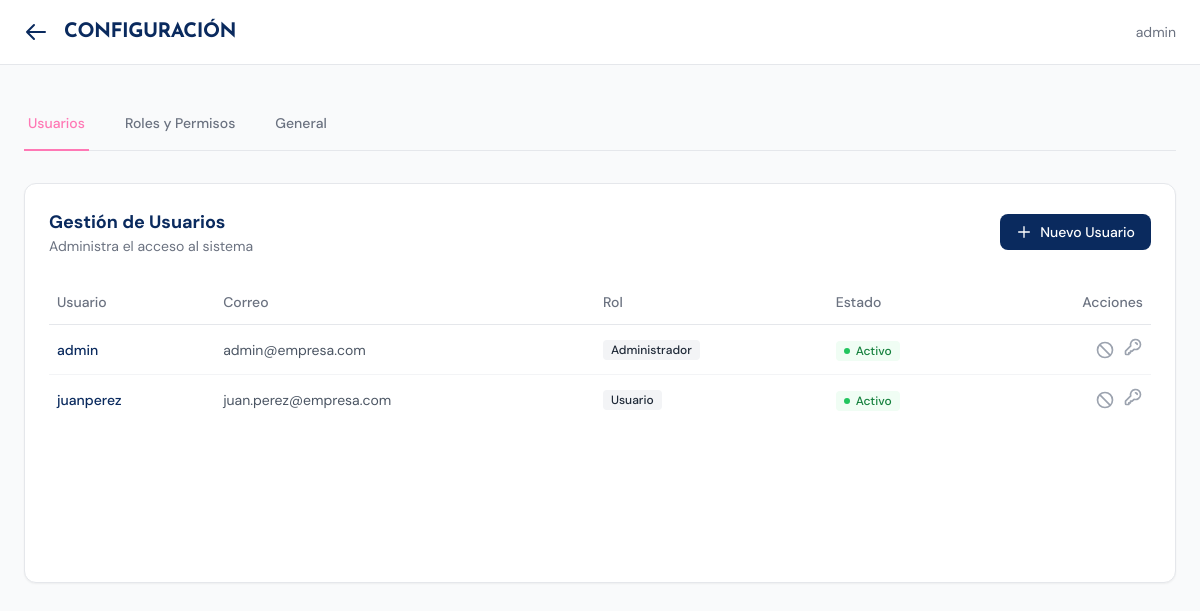
/index.php?controller=configuracion&action=index (signed in), run on the app's committed database.
### tables this page shows
CREATE TABLE `usuarios` (
  `id_usuario` int(11) NOT NULL COMMENT 'Identificador del usuario',
  `username` varchar(50) NOT NULL COMMENT 'Usuario para login',
  `correo` varchar(120) NOT NULL COMMENT 'Correo de contacto y recuperación',
  `contrasena` varchar(255) NOT NULL COMMENT 'Hash de contraseña (bcrypt/argon2)',
  `id_rol` int(11) NOT NULL COMMENT 'Rol asignado (FK roles)',
  `estado` enum('ACTIVO','INACTIVO','BLOQUEADO') NOT NULL DEFAULT 'ACTIVO' COMMENT 'Estado del usuario',
  `requiere_2FA` tinyint(1) NOT NULL DEFAULT 0 COMMENT 'Si requiere TOTP/SMS para 2FA',
  `intentos_fallidos` int(11) NOT NULL DEFAULT 0 COMMENT 'Intentos fallidos acumulados',
  `ultimo_acceso` datetime DEFAULT NULL COMMENT 'Último inicio de sesión',
  `creado_en` datetime NOT NULL DEFAULT current_timestamp() COMMENT 'Fecha de creación de la cuenta'
);

CREATE TABLE `roles` (
  `id_rol` int(11) NOT NULL COMMENT 'Identificador único del rol',
  `nombre_rol` varchar(50) NOT NULL COMMENT 'Nombre del rol (Administrador, Usuario)',
  `descripcion` varchar(150) DEFAULT NULL COMMENT 'Descripción breve del rol'
);

### app/controllers/ConfiguracionController.php (called while the page is built, shortened)
<?php
require_once __DIR__ . '/../models/Usuario.php';
class ConfiguracionController
{
    public function index(): void
    {
        $this->usuarios();
    }
    public function usuarios(): void
    {
        $search = $_GET['q'] ?? null;
        $users = Usuario::all(100, 0, $search);
        require __DIR__ . '/../../public/views/configuracion/index.php';
    }
}

### app/models/Usuario.php (called while the page is built, shortened)
<?php
class Usuario
{
    public static function all(int $limit = 100, int $offset = 0, ?string $search = null): array
    {
        $pdo = db();
        $limit = max(1, min($limit, 500));
        $offset = max(0, $offset);
        $sql = "SELECT u.*, r.nombre_rol
                FROM usuarios u
                LEFT JOIN roles r ON u.id_rol = r.id_rol";
        $params = [];
        $sql .= " ORDER BY u.creado_en DESC LIMIT :limit OFFSET :offset";
        $st = $pdo->prepare($sql);
        $st->bindValue(':limit', $limit, \PDO::PARAM_INT);
        $st->bindValue(':offset', $offset, \PDO::PARAM_INT);
        $st->execute();
        return $st->fetchAll();
    }
}

### config/paths.php (called while the page is built, shortened)
<?php
function url(string $path = ''): string {
    $path = '/' . ltrim($path, '/');
    return BASE_URL === '/' ? $path : BASE_URL . $path;
}

### public/views/configuracion/usuarios/list.php (the view, shortened to what this page needs)
<div class="flex flex-col sm:flex-row justify-between items-start sm:items-center gap-4 mb-6">
    <div>
        <h2 class="text-lg font-bold text-vc-ink">Gestión de Usuarios</h2>
        <p class="text-sm text-gray-500">Administra el acceso al sistema</p>
    </div>
    <button onclick="document.getElementById('modal-create-user').showModal()"
            class="bg-vc-ink text-white px-4 py-2 rounded-lg text-sm font-medium hover:bg-vc-ink/90 transition flex items-center gap-2">
        <svg class="w-4 h-4" fill="none" stroke="currentColor" viewBox="0 0 24 24"><path stroke-linecap="round" stroke-linejoin="round" stroke-width="2" d="M12 4v16m8-8H4"/></svg>
        Nuevo Usuario
    </button>
</div>
<div class="overflow-x-auto">
    <table class="w-full text-left text-sm">
        <thead>
            <tr class="border-b border-gray-200 text-gray-500">
                <th class="py-3 px-2 font-medium">Usuario</th>
                <th class="py-3 px-2 font-medium">Correo</th>
                <th class="py-3 px-2 font-medium">Rol</th>
                <th class="py-3 px-2 font-medium">Estado</th>
                <th class="py-3 px-2 font-medium text-right">Acciones</th>
            </tr>
        </thead>
        <tbody class="divide-y divide-gray-100">
            <?php foreach ($users as $u): ?>
                <tr class="group hover:bg-gray-50 transition">
                    <td class="py-3 px-2 font-medium text-vc-ink">
                        <?= htmlspecialchars($u['username']) ?>
                    </td>
                    <td class="py-3 px-2 text-gray-600">
                        <?= htmlspecialchars($u['correo']) ?>
                    </td>
                    <td class="py-3 px-2">
                        <span class="inline-flex items-center px-2 py-0.5 rounded text-xs font-medium bg-gray-100 text-gray-800">
                            <?= htmlspecialchars($u['nombre_rol'] ?? 'N/A') ?>
                        </span>
                    </td>
                    <td class="py-3 px-2">
                        <?php if ($u['estado'] === 'ACTIVO'): ?>
                            <span class="inline-flex items-center gap-1.5 px-2 py-0.5 rounded text-xs font-medium bg-green-50 text-green-700">
                                <span class="w-1.5 h-1.5 rounded-full bg-green-500"></span> Activo
                            </span>
                        <?php else: ?>
                            <span class="inline-flex items-center gap-1.5 px-2 py-0.5 rounded text-xs font-medium bg-red-50 text-red-700">
                                <span class="w-1.5 h-1.5 rounded-full bg-red-500"></span> <?= htmlspecialchars($u['estado']) ?>
                            </span>
                        <?php endif; ?>
                    </td>
                    <td class="py-3 px-2 text-right flex items-center justify-end gap-2">
                        <?php $isActive = ($u['estado'] === 'ACTIVO'); ?>
                        <a href="<?= url('index.php?controller=configuracion&action=toggleUsuario&id=' . $u['id_usuario'] . '&active=' . ($isActive ? 0 : 1)) ?>"
                           class="text-gray-400 hover:text-vc-ink transition"
                           title="<?= $isActive ? 'Desactivar' : 'Activar' ?>">
                            <svg class="w-5 h-5" fill="none" stroke="currentColor" viewBox="0 0 24 24">
                                <?php if($isActive): ?>
                                    <path stroke-linecap="round" stroke-linejoin="round" stroke-width="2" d="M18.364 18.364A9 9 0 005.636 5.636m12.728 12.728A9 9 0 015.636 5.636m12.728 12.728L5.636 5.636"/>
                                <?php else: ?>
                                    <path stroke-linecap="round" stroke-linejoin="round" stroke-width="2" d="M9 12l2 2 4-4m6 2a9 9 0 11-18 0 9 9 0 0118 0z"/>
                                <?php endif; ?>
                            </svg>
                        </a>
                        <form action="<?= url('index.php?controller=configuracion&action=resetPassword&id=' . $u['id_usuario']) ?>" method="POST"
                              onsubmit="return confirm('¿Estás seguro de regenerar la contraseña para <?= $u['username'] ?>?')"
                              class="inline">
                            <button type="submit" class="text-gray-400 hover:text-vc-pink transition" title="Regenerar Contraseña">
                                <svg class="w-5 h-5" fill="none" stroke="currentColor" viewBox="0 0 24 24"><path stroke-linecap="round" stroke-linejoin="round" stroke-width="2" d="M15 7a2 2 0 012 2m4 0a6 6 0 01-7.743 5.743L11 17H9v2H7v2H4a1 1 0 01-1-1v-2.586a1 1 0 01.293-.707l5.964-5.964A6 6 0 1121 9z"/></svg>
                            </button>
                        </form>
                    </td>
                </tr>
            <?php endforeach; ?>
        </tbody>
    </table>
</div>

### public/assets/css/vice.css (style rules this page uses)
:root { --muted: rgba(10,42,94,.70); }

### data on the page
usuarios: username "admin", correo "admin@empresa.com", id_rol.nombre_rol "Administrador", estado "ACTIVO" (drawn)
usuarios: username "juanperez", correo "juan.perez@empresa.com", id_rol.nombre_rol "Usuario", estado "ACTIVO" (drawn)

### other printed values
$_SESSION['username'] "admin"
$tab['label'] "Usuarios"
$tab['label'] "Roles y Permisos"
$tab['label'] "General"
